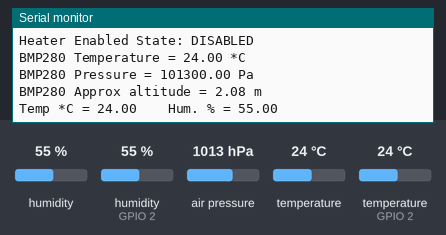
A sketch run on a simulated ESP32. Shown: the last lines printed to the serial monitor. Inputs (shaded band) come from the test bench; at power-on: humidity 55 %, humidity (sensor on GPIO 2) 55 %, air pressure 1013 hPa, temperature (sensor on GPIO 2) 24 °C, temperature 24 °C. WiFi joins after 1.5 s; servers stay silent unless stated.

Above: at 3.2 s.
3.3 s: humidity (sensor 0) set to 22 %
At 6.6 s:
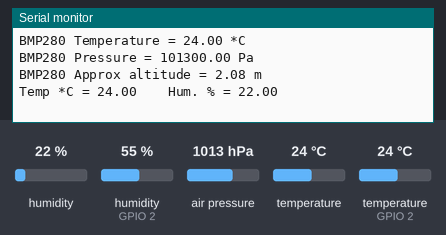
9.6 s: humidity (sensor on GPIO 2) set to 22 %
11.5 s: air pressure set to 952 hPa
13.4 s: temperature (sensor on GPIO 2) set to 12 °C
At 14.7 s:
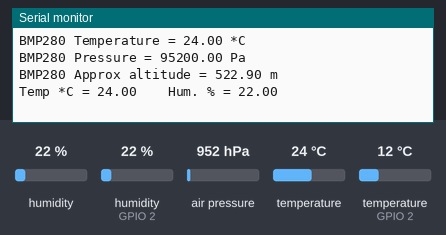
15.3 s: temperature (sensor 0) set to 12 °C
17.2 s: humidity (sensor on GPIO 2) set to 40 %
At 17.8 s:
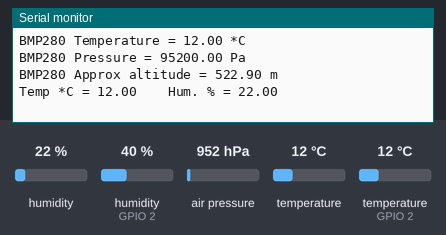
Timing chart, 0 to 20.1 s (numbered marks = the images above; inputs shaded):
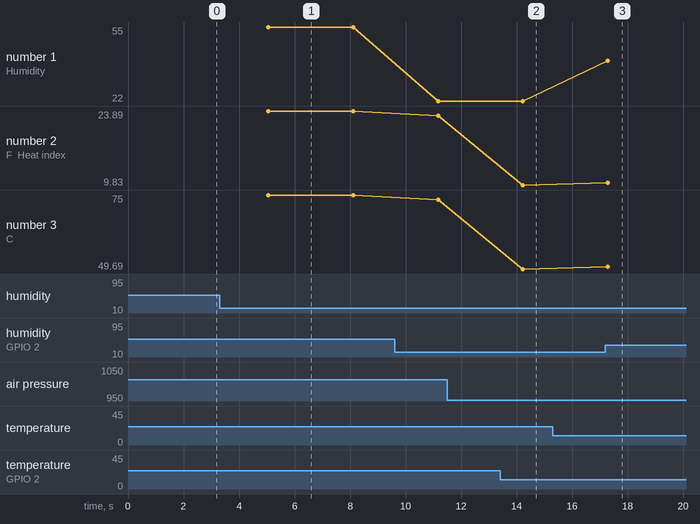

Measured:
- after the input at 3.3 s, the serial monitor: prints a new line after 1.8 s (image 1)
- after the input at 13.4 s, the serial monitor: prints a new line after 0.83 s (image 2)
- after the input at 17.2 s, the serial monitor: prints a new line after 0.08 s (image 3)
- plotted number 1: 22 → 40 after the input at 17.2 s
- plotted number 2: 23.89 → 23.03 after the input at 9.6 s, 23.03 → 9.83 after the input at 13.4 s, 9.83 → 10.3 after the input at 17.2 s
- plotted number 3: 75 → 73.45 after the input at 9.6 s, 73.45 → 49.69 after the input at 13.4 s, 49.69 → 50.54 after the input at 17.2 s

The sketch:

main.ino
```cpp
/*
 * Ronit Kumar - AgroSense, low-cost tool for capturing data of various environmental varible which impacts crops growth.
 *
 * -- 17/02/2025--
 *
 * Utilizes the following sensors:
 *
 *  - BMP_280  (I2C) : Monitors temperature, altitude and pressure around the crops.
 *
 * Benchmarking
 *  - SHT_31   (I2C) : Monitors temperature and humidity around crops.
 *  - DHT_22         : Monitors temperature and moisture around the crops.
 *
 * Benchmarking
 *  - MQ_135         : Monitors CO2 levels around the crops (utilizes reactions).
 *  - NDIR_CO2       : Monitors CO2 levels around the crops (utilizes Non-Dispersive Infrared).
 *
 * Progress Tracking
 *  - Camera         : Capture crop photograph to relate it with crops growth, i.e. measure correlation among them.
 *  - SD Card Module : Storing images locally.
 *
 */

/* Header files*/
#include <SPI.h>
#include <Wire.h>
#include <Arduino.h>

#include <WiFi.h>
#include <WebServer.h>
#include <HTTPClient.h>

#include <DHT.h>
#include <MQ135.h>
#include "Adafruit_SHT31.h"
#include <Adafruit_BMP280.h>

#define BMP_SCK  (13)
#define BMP_MISO (12)
#define BMP_MOSI (11)
#define BMP_CS   (10)

#define DHTPIN 2
#define DHTTYPE DHT22
#define PIN_MQ135 4


Adafruit_BMP280 bmp; // I2C
Adafruit_SHT31 sht31 = Adafruit_SHT31(); // I2C
DHT dht(DHTPIN, DHTTYPE);
MQ135 mq135_sensor(PIN_MQ135);

bool enableHeater = false;
uint8_t loopCnt = 0;

const char* ssid = "wifi-name";  // Enter your Wi-Fi SSID here
const char* password = "hehe";  // Enter Wi-Fi Password here

String serverName = "https://api.thingspeak.com/update?api_key= api_key";

/*
 * BMP280 internal helper functions
 */
void bmp_280_status_check()
{
    /* BMP280 init and status check */
    Serial.println(F("BMP280 test"));
    unsigned status;

    status = bmp.begin(0x76);
    if (!status) {
        Serial.println(F("Could not find a valid BMP280 sensor, check wiring or try a different address!"));
        Serial.print("SensorID was: 0x"); Serial.println(bmp.sensorID(),16);
        Serial.print("        ID of 0xFF probably means a bad address, a BMP 180 or BMP 085\n");
        Serial.print("        ID of 0x56-0x58 represents a BMP 280,\n");
        Serial.print("        ID of 0x60 represents a BME 280.\n");
        Serial.print("        ID of 0x61 represents a BME 680.\n");
        while (1) delay(10);
    }
}

void bmp_280_get_env_data(float &temperature, float &pressure, float &altitude)
{
   /* BMP280 reading */
    temperature = bmp.readTemperature();
    pressure = bmp.readPressure();
    altitude = bmp.readAltitude(1013.25); /* Adjusted to local forecast */

    Serial.print(F("BMP280 Temperature = "));
    Serial.print(temperature);
    Serial.println(" *C");

    Serial.print(F("BMP280 Pressure = "));
    Serial.print(pressure);
    Serial.println(" Pa");

    Serial.print(F("BMP280 Approx altitude = "));
    Serial.print(altitude);
    Serial.println(" m");
}

/*
 * SHT31 internal helper functions
 */
void sht_31_status_check()
{
    /* SHT31 init and status check */
    Serial.println("SHT31 test");
    if (! sht31.begin(0x44)) {   // Set to 0x45 for alternate i2c addr
        Serial.println("Couldn't find SHT31");
        while (1) delay(1);
    }

    Serial.print("Heater Enabled State: ");
    if (sht31.isHeaterEnabled())
        Serial.println("ENABLED");
    else
        Serial.println("DISABLED");
}

void sht_31_get_env_data(float &temperature, float &humidity)
{
    /* SHT31 reading */
    temperature = sht31.readTemperature();
    humidity = sht31.readHumidity();

    if (!isnan(temperature)) {
        Serial.print("Temp *C = ");
        Serial.print(temperature);
        Serial.print("\t\t");
    } else {
        Serial.println("Failed to read temperature");
    }

    if (!isnan(humidity)) {
        Serial.print("Hum. % = ");
        Serial.println(humidity);
    } else {
        Serial.println("Failed to read humidity");
    }

    delay(1000);

    // Toggle heater enabled state every 30 seconds
    if (loopCnt >= 30) {
        enableHeater = !enableHeater;
        sht31.heater(enableHeater);
        Serial.print("Heater Enabled State: ");
        if (sht31.isHeaterEnabled())
            Serial.println("ENABLED");
        else
            Serial.println("DISABLED");

        loopCnt = 0;
    }
    loopCnt++;
}

/*
 * DHT22 internal helper functions
 */
void dht_22_get_env_data(float &temperature, float &humidity, float &hif)
{
    // Wait a few seconds between measurements.
    delay(2000);

    // Reading temperature or humidity takes about 250 milliseconds!
    // Sensor readings may also be up to 2 seconds 'old' (its a very slow sensor)
    humidity = dht.readHumidity();
    // Read temperature as Celsius (the default)
    temperature = dht.readTemperature();
    // Read temperature as Fahrenheit (isFahrenheit = true)
    float f = dht.readTemperature(true);

    // Check if any reads failed and exit early (to try again).
    if (isnan(humidity) || isnan(temperature) || isnan(f)) {
        Serial.println(F("Failed to read from DHT sensor!"));
        return;
    }

    // Compute heat index in Fahrenheit (the default)
    hif = dht.computeHeatIndex(f, humidity);
    // Compute heat index in Celsius (isFahreheit = false)
    float hic = dht.computeHeatIndex(temperature, humidity, false);

    Serial.print(F("Humidity: "));
    Serial.print(humidity);
    Serial.print(F("%  Temperature: "));
    Serial.print(temperature);
    Serial.print(F("°C "));
    Serial.print(f);
    Serial.print(F("°F  Heat index: "));
    Serial.print(hic);
    Serial.print(F("°C "));
    Serial.print(hif);
    Serial.println(F("°F"));
}

/*
 * DHT22 internal helper functions
 */
void mq_135_get_env_data(float &ppm)
{
    ppm = mq135_sensor.getPPM();
    Serial.print("\t PPM: ");
    Serial.print(ppm);
    delay(300);

}

/*
 * ThingsSpeak APIs
 */
void sendDataToThingSpeak(float bmp_temp, float bmp_pressure, float bmp_altitude,
                          float sht_temp, float sht_humidity,
                          float dht_temp, float dht_humidity, float dht_heatIndex)
{
    if (WiFi.status() == WL_CONNECTED) {  // Check if WiFi is connected
        HTTPClient http;

        String url = serverName + "&field1=" + bmp_temp + "&field2=" + bmp_pressure +
                 "&field3=" + bmp_altitude + "&field4=" + sht_temp +
                 "&field5=" + sht_humidity + "&field6=" + dht_temp +
                 "&field7=" + dht_humidity + "&field8=" + dht_heatIndex;

        http.begin(url.c_str());
        int httpResponseCode = http.GET();

        if (httpResponseCode > 0) {
            Serial.print("HTTP Response code: ");
            Serial.println(httpResponseCode);
        } else {
            Serial.print("Error code: ");
            Serial.println(httpResponseCode);
        }

        http.end();
    } else {
            Serial.println("WiFi Disconnected");
    }
}

/* setup()      : Initializes, load and runs preliminary tests before going into loop() */
void setup()
{
    Serial.begin(115200);
    while(!Serial)
        delay(100);

    Serial.println("Connecting to ");
    Serial.println(ssid);

    // Connect to Wi-Fi network
    WiFi.begin(ssid, password);

    // Check if Wi-Fi is connected
    while (WiFi.status() != WL_CONNECTED) {
        delay(1000);
        Serial.print(".");
    }

    Serial.println("");
    Serial.println("WiFi connected..!");
    Serial.print("Got IP: ");
    Serial.println(WiFi.localIP());   // Print the local IP address

    bmp_280_status_check();
    sht_31_status_check();
    dht.begin();
}

/* loop()       : goes around monitoring and sending data to cloud for further utilization */
void loop()
{
    float bmp_temp, bmp_pressure, bmp_altitude;
    float sht_temp, sht_humidity;
    float dht_temp, dht_humidity, dht_heatIndex;

    /* fetch bmp_280 readings */
    bmp_280_get_env_data(bmp_temp, bmp_pressure, bmp_altitude);

    Serial.println();

    /* fetch sht_31 readings */
    sht_31_get_env_data(sht_temp, sht_humidity);

    Serial.println();

    dht_22_get_env_data(dht_temp, dht_humidity, dht_heatIndex);
}
```
